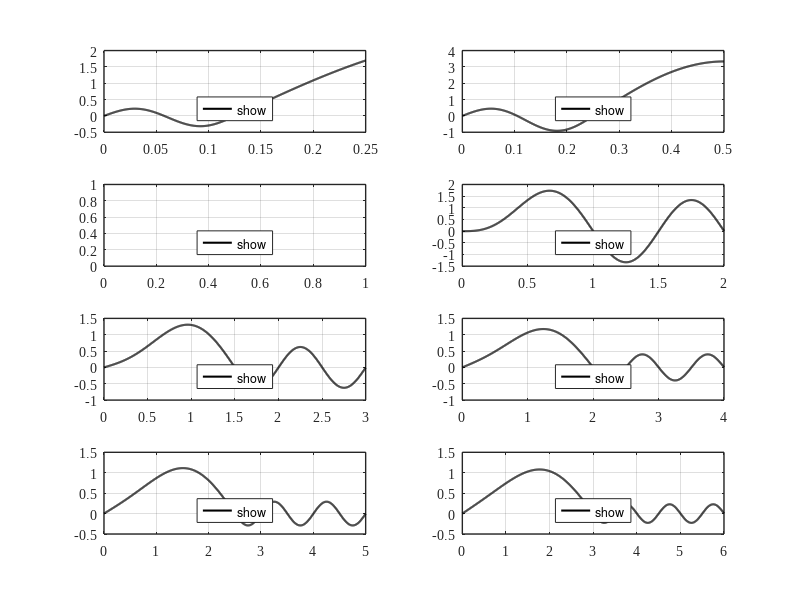

Reproduce this figure in MATLAB.
clear; close all; clc
%%
styles = {'-';'--'; ':';'-.';'-'};
ii = 0;
for r = [1/8, 1/4, 1/2, 1, 1.5, 2, 2.5, 3]
    ii = ii+1;
Tn  = 1.0;
wn  = 2*pi/Tn;
td = Tn*r;
w = pi/td;
p0 = 1;
k  = 1;
beta = w/wn;
%
n  = 1000;
t  = linspace(0,2*td,n);
%%   

    for i=1:n
        if t(i) <= td
            
           u(i) = (p0/(k*(1-beta^2))) ...
                * (sin(pi*t(i)/td) - beta*sin(2*pi*t(i)/td));
        udot(i) = (p0/(k*(1-beta^2)))...
                * (  pi/td*cos(pi*t(i)/td) - (beta*2*pi/td)*cos(2*pi*t(i)/td)  );
            
            u_td = u(i);
            udot_td = udot(i);
        else
            u(i) = u_td *  cos(  wn*(t(i)-td)  )  + udot_td/wn * sin(  wn*(t(i)-td)  )  ;
        end
    end

figure(1)
set(figure(1), 'Position', [100   100   800   600])
subplot(4,2,ii); grid on; hold on; box on

    
    plot(t,u,'LineWidth',1.5,'Color',[0 0 0],'linestyle','-','displayname',['t_d/T_n = ',num2str(r,'%1.2f')]);
clear u

    set(gca, 'LineWidth',1, 'FontWeight','normal', 'FontName','Times New Roman', 'FontSize',10)               
%      xlabel('t/T_n', 'fontsize',12, 'fontname','Times New Roman','FontWeight','Bold')
%      ylabel('Response ratio', 'fontsize',12, 'fontname','Times New Roman','FontWeight','Bold')
     
     legend('show','location','south','NumColumns',5)
end
%%


%%

print('EX_4_1_b','-dpng')
